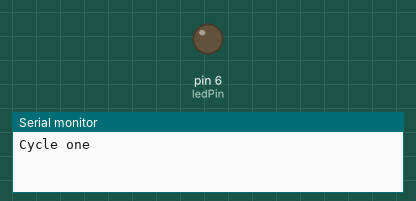
This sketch was run on a simulated Arduino Uno, built with avr-gcc and run on an emulated ATmega328P. Parts: output pins drawn as LEDs (lit = HIGH), the last lines printed to the serial monitor.

Above: at 0.15 s.
At 7.65 s:
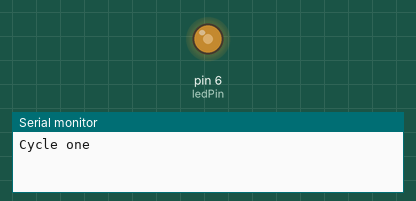
At 15.4 s:
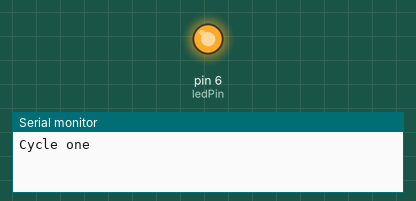
At 30.05 s:
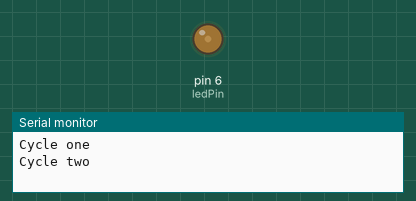
Timing chart, 0 to 40.0 s (numbered marks = the images above):
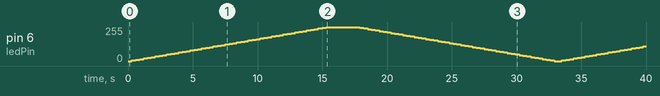

Measured:
- by itself, pin 6 (ledPin): 0/255 → 5/255 at 0.30 s, → 10/255 0.30 s later, → 15/255 0.30 s later, → 20/255 0.30 s later, … (124 changes in this stretch)

The sketch:

sketch_sep23h.ino
```cpp
// Menghidupkan dan meredupkan lampu LED secara perlahan
// Perubahan intensitas cahaya pada LED tidak dapat terlihat karena
// Beban pada CPU terlalu tinggi untuk melakukan simulasi
// Nilai pada analogWrite (255-0) akan otomatis di konversi ke 0V-5V

int ledPin = 6;

void setup() {
  pinMode(ledPin, OUTPUT);
  Serial.begin(9600);
}

void loop() {
  Serial.println("Cycle one");
  for (int dutyCycle = 0 ; dutyCycle <= 255; dutyCycle += 5){
   analogWrite(ledPin, dutyCycle);
   delay(300);
  }

  delay(2000);

  Serial.println("Cycle two");
  for (int dutyCycle = 255 ; dutyCycle >= 0; dutyCycle -= 5){
    analogWrite(ledPin, dutyCycle);
    delay(300);
  }
}
```
